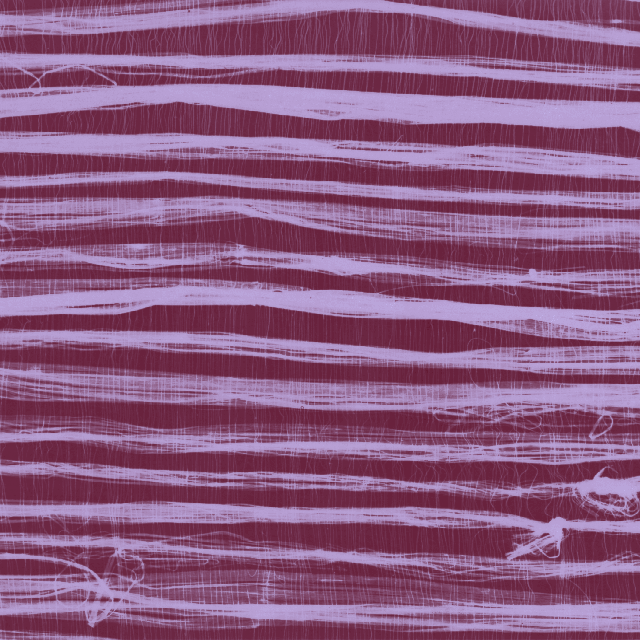
%> input picture D51 - Copy.tif, 640 x 640 px
$ octave --eval "result = findehd(imread('D51 - Copy.tif'));"   (GNU Octave 9; MATLAB toolbox functions it lacks are replaced by stand-ins)
%> lines starting %> are read from the running program, lines starting %| are printed output that depends on the picture
%Function to get EHD vector
function ehd = findehd(img)
[r, c, m] = size(img);
%> r = 640; c = 640; m = 3
if m==3
    img = rgb2gray(img); %Convert image to grayscale if RGB
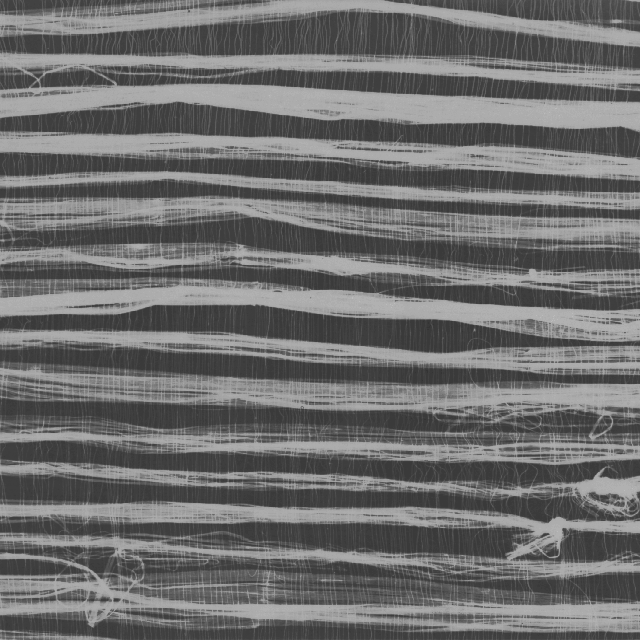
%> img: size 640x640 uint8; min 52, max 188, mean 109.3
end

M=4*ceil(r/4); N=4*ceil(c/4);
%> after `M=4*ceil(r/4)`: M = 640
%> after `N=4*ceil(c/4)`: N = 640
img=imresize(img, [M,N]); %Making image dim. divisible completely by 4
AllBins = zeros(17,5); %Initializing bins

p=1;
L=0;

for i=1:4
    K=0;
    for j=1:4
        block=img(K+1:K+(M/4), L+1:L+(N/4)); %Extracting (M/4, N/4) block
        AllBins(p, :) = getbins(double(block));
        K=K+(M/4);
        p=p+1;
    end
    L=L+(N/4);
end
%> after the loop, AllBins = 17 rows, first 8: [141 599 112 120 76; 147 676 144 146 28; 66 777 115 133 27; 122 759 133 155 70; 162 537 81 74 30; 126 603 103 141 27; 99 798 111 136 29; 172 716 126 167 28]; p = 17
GlobalBin=mean(AllBins); %Getting global bin
%> GlobalBin = [124.8 652.1 114.4 133.8 47.59]
AllBins(17, :)=round(GlobalBin);
ehd=reshape(AllBins', [1,85]);
%> ehd = 85 values, max 1005 at index 72, min 27 at index 15, mean 227.2
%> `result = findehd(imread('D51 - Copy.tif'));`: result has the same summary as ehd in findehd
